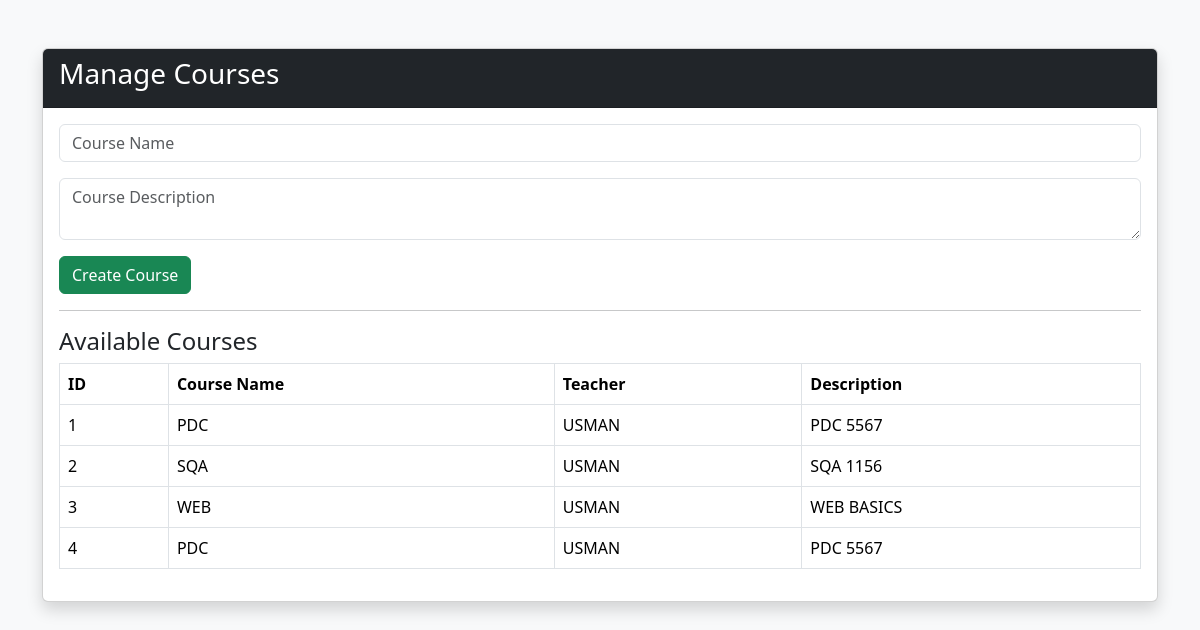
The app's page /teacher/courses with its own data.
### models/course_model.py (models this page shows)
class Course(db.Model):
    id = db.Column(
        db.Integer,
        primary_key=True
    )
    course_name = db.Column(
        db.String(100),
        nullable=False
    )
    teacher_name = db.Column(
        db.String(100),
        nullable=False
    )
    description = db.Column(
        db.String(300)
    )

### routes/auth_routes.py (the view, shortened to what this page needs)
@app.route(
    "/teacher/courses",
    methods=["GET","POST"]
)
def teacher_courses():
    courses = Course.query.all()
    return render_template(
        "teacher_courses.html",
        courses=courses
    )

### templates/teacher_courses.html (shortened to what this page needs)
<!DOCTYPE html>
<html>
<head>
<link href="https://cdn.jsdelivr.net/npm/bootstrap@5.3.3/dist/css/bootstrap.min.css"
      rel="stylesheet">
</head>
<body class="bg-light">
<div class="container mt-5">
<div class="card shadow">
<div class="card-header bg-dark text-white">
<h3>Manage Courses</h3>
</div>
<div class="card-body">
<form method="POST">
<input
type="text"
name="course_name"
class="form-control mb-3"
placeholder="Course Name"
required>
<textarea
name="description"
class="form-control mb-3"
placeholder="Course Description"></textarea>
<button class="btn btn-success">
Create Course
</button>
</form>
<hr>
<h4>Available Courses</h4>
<table class="table table-bordered">
<tr>
<th>ID</th>
<th>Course Name</th>
<th>Teacher</th>
<th>Description</th>
</tr>
{% for course in courses %}
<tr>
<td>{{ course.id }}</td>
<td>{{ course.course_name }}</td>
<td>{{ course.teacher_name }}</td>
<td>{{ course.description }}</td>
</tr>
{% endfor %}
</table>
</div>
</div>
</div>
</body>
</html>

### records on screen
Course: id "1", course_name "PDC", teacher_name "USMAN", description "PDC 5567"
Course: id "2", course_name "SQA", teacher_name "USMAN", description "SQA 1156"
Course: id "3", course_name "WEB", teacher_name "USMAN", description "WEB BASICS"
Course: id "4", course_name "PDC", teacher_name "USMAN", description "PDC 5567"
